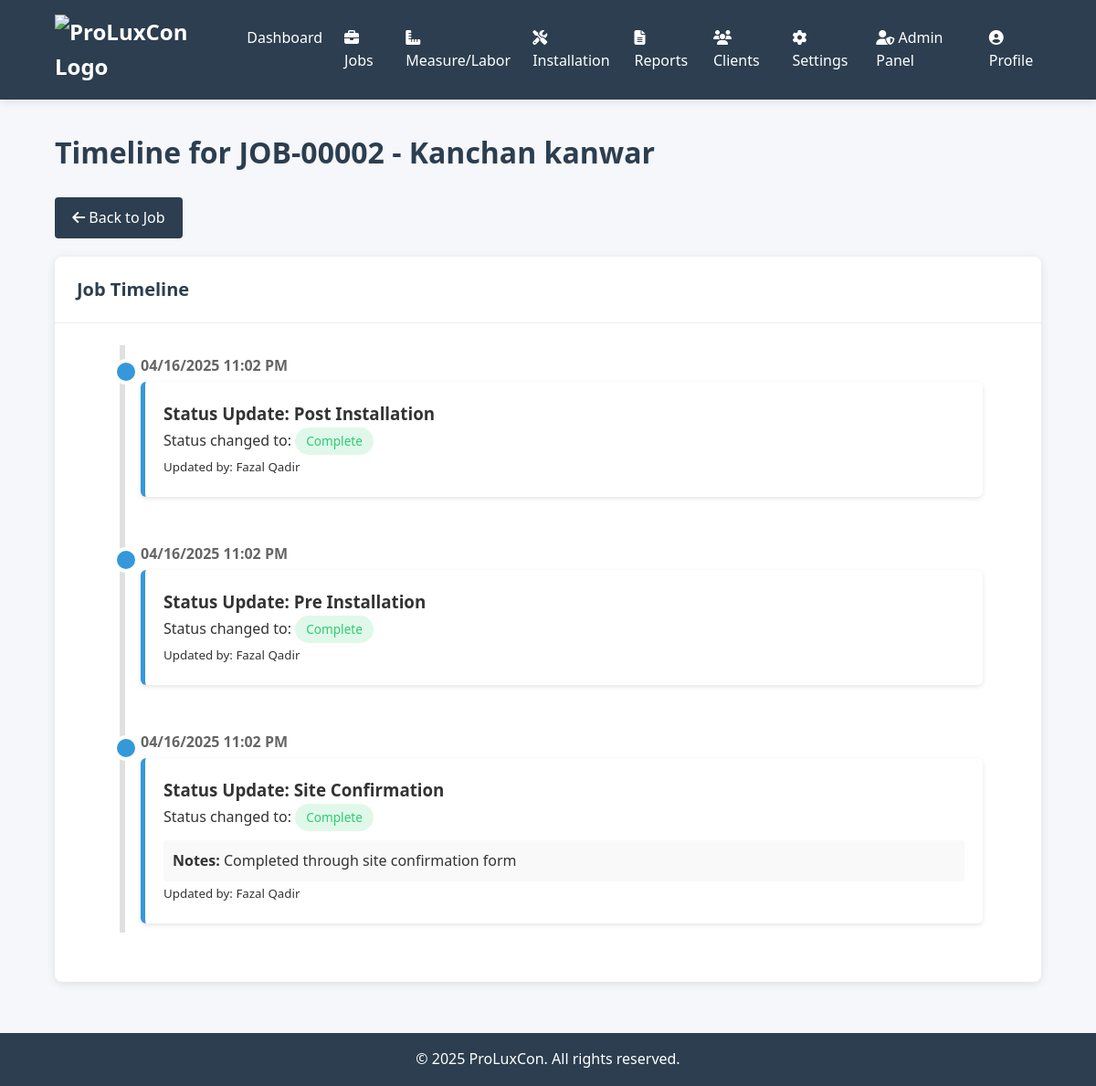
Page /job_timeline/2 (signed in) on the committed database.
### app.py (models this page shows, shortened)
class Job(db.Model):
    __tablename__ = "job"
    id = db.Column(db.Integer, primary_key=True)
    job_number = db.Column(db.String(20), unique=True, nullable=False)
    name = db.Column(db.String(150), nullable=False)
    description = db.Column(db.Text)
    created_at = db.Column(db.DateTime, default=datetime.utcnow)
    updated_at = db.Column(
        db.DateTime, default=datetime.utcnow, onupdate=datetime.utcnow
    )
    status = db.Column(
        db.String(20), default="pending"
    )  # pending, in_progress, completed, cancelled
    client_id = db.Column(db.Integer, db.ForeignKey("client.id"), nullable=False)
    user_id = db.Column(
        db.Integer, db.ForeignKey("user.id"), nullable=False
    )  # Created by / Owned by
    opportunity_data = db.Column(
        db.JSON, nullable=True
    )  # Store all opportunity data as JSON
    address = db.Column(db.String(255), nullable=True)  # From 'Job Address:'
    service_types = db.Column(db.JSON, nullable=True)  # From 'What Services?'
    timeframe = db.Column(
        db.String(50), nullable=True
    )  # From 'When Do You Need Service?'
    property_type = db.Column(db.String(100), nullable=True)  # From 'Property Type'
    hoa_status = db.Column(
        db.String(10), nullable=True
    )  # From 'Do you live in and HOA?'
    hoa_name = db.Column(db.String(100), nullable=True)  # From 'HOA Name?'
    opportunity_source = db.Column(db.String(100), nullable=True)  # From 'source'
    contact_type = db.Column(db.String(50), nullable=True)  # From 'contact_type'
    pipeline_stage = db.Column(db.String(100), nullable=True)  # From 'pipleline_stage'
    num_windows = db.Column(db.Integer, nullable=True)  # From 'How many windows'
    num_doors = db.Column(db.Integer, nullable=True)  # From 'How many doors'
    roof_type = db.Column(db.JSON, nullable=True)  # From 'Roof type'
    message = db.Column(db.Text, nullable=True)  # From 'Message'
    user = db.relationship("User", backref="jobs")
    reports = db.relationship("Report", back_populates="job", lazy=True)
    job_statuses = db.relationship("JobStatus", backref="job", lazy=True)
    documents = db.relationship("JobDocument", back_populates="job", lazy=True)

class JobStatus(db.Model):
    __tablename__ = "job_status"
    id = db.Column(db.Integer, primary_key=True)
    job_id = db.Column(db.Integer, db.ForeignKey("job.id"), nullable=False)
    stage = db.Column(
        db.String(30), nullable=False
    )  # site_confirmation, pre_installation, post_installation
    status = db.Column(
        db.String(20), default="incomplete"
    )  # incomplete, in_progress, complete
    notes = db.Column(db.Text)
    created_at = db.Column(db.DateTime, default=datetime.utcnow)
    updated_at = db.Column(
        db.DateTime, default=datetime.utcnow, onupdate=datetime.utcnow
    )
    completed_at = db.Column(db.DateTime)
    completed_by_id = db.Column(db.Integer, db.ForeignKey("user.id"))
    completed_by = db.relationship("User", backref="completed_job_statuses")
    __table_args__ = (db.UniqueConstraint("job_id", "stage", name="_job_stage_uc"),)

class User(db.Model):
    __tablename__ = "user"
    id = db.Column(db.Integer, primary_key=True)
    name = db.Column(db.String(150), nullable=False)
    email = db.Column(db.String(150), unique=True, nullable=False)
    password_hash = db.Column(db.String(255), nullable=False)
    role_id = db.Column(db.Integer, db.ForeignKey("role.id"), nullable=False)
    role = db.relationship("Role", backref="users")
    is_active = db.Column(db.Boolean, default=True)
    must_change_password = db.Column(db.Boolean, default=False)

### app.py (the view)
@app.route("/job_timeline/<int:job_id>")
def job_timeline(job_id):
    if "user_id" not in session:
        flash("Please log in to view the job timeline.", "error")
        return redirect(url_for("login"))
    job = Job.query.get_or_404(job_id)
    if job.user_id != session["user_id"] and session.get("role") != "admin":
        flash("Job not found or access denied.", "error")
        return redirect(url_for("dashboard"))
    statuses = (
        JobStatus.query.filter_by(job_id=job_id).order_by(JobStatus.created_at).all()
    )
    reports = Report.query.filter_by(job_id=job_id).order_by(Report.created_at).all()
    timeline_items = []
    for status in statuses:
        timeline_items.append(
            {"type": "status", "date": status.created_at, "data": status}
        )
    for report in reports:
        timeline_items.append(
            {"type": "report", "date": report.created_at, "data": report}
        )
    timeline_items.sort(key=lambda x: x["date"])
    return render_template("job_timeline.html", job=job, timeline_items=timeline_items)

### app.py (called while the page is built)
@app.before_request
def make_session_permanent():
    session.permanent = True

@app.context_processor
def utility_processor():
    def now():
        return datetime.utcnow()
    return dict(now=now)

### templates/job_timeline.html (shortened to what this page needs)
{% extends "base.html" %} {% block content %}
<h1 class="page-title">Timeline for {{ job.job_number }} - {{ job.name }}</h1>
<div class="action-buttons" style="margin-bottom: 20px">
  <a href="/view-job/{{ job.id }}" class="btn">
    <i class="fas fa-arrow-left"></i> Back to Job
  </a>
</div>
<div class="card">
  <div class="card-header">
    <h2 class="card-title">Job Timeline</h2>
  </div>
  <div class="card-body">
    {% if timeline_items %}
    <div class="timeline">
      {% for item in timeline_items %}
      <div class="timeline-item">
        <div class="timeline-date">
          {{ item.date.strftime('%m/%d/%Y %I:%M %p') }}
        </div>
        {% if item.type == 'status' %}
        <div class="timeline-content status-update">
          <h3>Status Update: {{ item.data.stage|replace('_', ' ')|title }}</h3>
          <p>
            Status changed to:
            <span class="status-badge {{ item.data.status }}"
              >{{ item.data.status|title }}</span
            >
          </p>
          {% if item.data.notes %}
          <div class="notes"><strong>Notes:</strong> {{ item.data.notes }}</div>
          {% endif %} {% if item.data.completed_by %}
          <p><small>Updated by: {{ item.data.completed_by.name }}</small></p>
          {% endif %}
        </div>
        {% endif %}
      </div>
      {% endfor %}
    </div>
    {% else %}
    <p class="text-center">No timeline events found for this job.</p>
    {% endif %}
  </div>
</div>
{% endblock %}

### static/styles.css (style rules this page uses)
:root { --primary: #2c3e50; --primary-dark: #1a2530; --secondary: #3498db; --light: #ecf0f1; --dark: #34495e; --success: #2ecc71; --danger: #e74c3c; --warning: #f39c12; --gray: #95a5a6; --text: #333; --shadow: 0 2px 10px rgba(0, 0, 0, 0.1); --border-radius: 4px; }
* { margin: 0; padding: 0; box-sizing: border-box; font-family: "Segoe UI", Tahoma, Geneva, Verdana, sans-serif; }
body { background-color: #f5f7fa; color: var(--text); line-height: 1.6; }
.page-title { margin-bottom: 1.5rem; color: var(--primary); }
.card { background: white; border-radius: 8px; box-shadow: var(--shadow); margin-bottom: 1.5rem; overflow: hidden; }
.card-header { display: flex; justify-content: space-between; align-items: center; padding: 1.25rem 1.5rem; border-bottom: 1px solid #eee; }
.card-body { padding: 1.5rem; }
.card-title { font-size: 1.25rem; color: var(--primary); font-weight: 600; margin: 0; }
.btn { padding: 0.6rem 1.2rem; background: var(--primary); color: white; border: none; border-radius: var(--border-radius); font-weight: 500; cursor: pointer; transition: background 0.3s; text-decoration: none; display: inline-block; }
.status-badge { display: inline-block; padding: 0.25rem 0.75rem; border-radius: 50px; font-size: 0.85rem; font-weight: 500; text-transform: capitalize; }
.status-badge.complete { background: rgba(46, 204, 113, 0.15); color: var(--success); }

### templates/job_timeline.html (style rules this page uses)
.timeline { position: relative; max-width: 1200px; margin: 0 auto; }
.timeline::after { content: ""; position: absolute; width: 6px; background-color: #e0e0e0; top: 0; bottom: 0; left: 50px; margin-left: -3px; }
.timeline-item { padding: 10px 40px; position: relative; background-color: inherit; width: 100%; margin-bottom: 30px; }
.timeline-item::after { content: ""; position: absolute; width: 20px; height: 20px; left: 40px; background-color: #3498db; border: 4px solid #fff; top: 15px; border-radius: 50%; z-index: 1; }
.timeline-item .timeline-content { padding: 20px; background-color: white; position: relative; border-radius: 6px; box-shadow: 0 2px 5px rgba(0, 0, 0, 0.1); margin-left: 30px; }
.timeline-date { margin-bottom: 5px; font-weight: bold; color: #666; margin-left: 30px; }
.status-update { border-left: 5px solid #3498db; }
.notes { background-color: #f9f9f9; padding: 10px; border-radius: 4px; margin-top: 10px; }

### rows in the picture
Job: job_number "JOB-00002", name "Kanchan kanwar"
JobStatus: date "04/16/2025 11:02 PM", data.stage "Post Installation", data.status "Complete"
User: data.completed_by.name "Fazal Qadir" "Fazal Qadir" "Fazal Qadir"
JobStatus: date "04/16/2025 11:02 PM", data.stage "Pre Installation", data.status "Complete"
JobStatus: date "04/16/2025 11:02 PM", data.stage "Site Confirmation", data.status "Complete", data.notes "Completed through site confirmation form"
